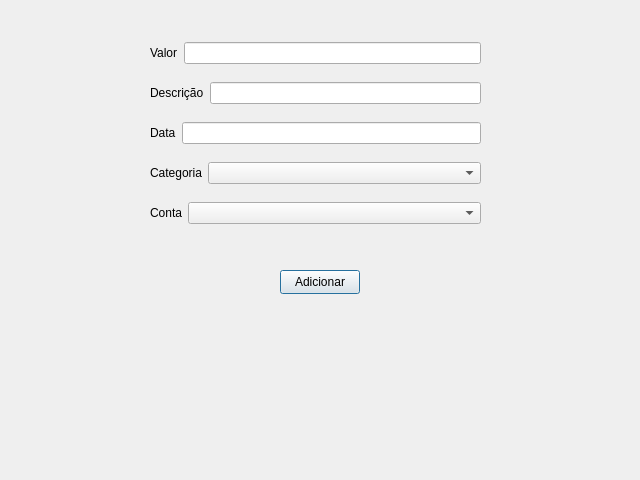
<?xml version="1.0" encoding="UTF-8"?>
<ui version="4.0">
 <class>ReceitaJanela</class>
 <widget class="QDialog" name="ReceitaJanela">
  <property name="geometry">
   <rect>
    <x>0</x>
    <y>0</y>
    <width>640</width>
    <height>480</height>
   </rect>
  </property>
  <property name="windowTitle">
   <string>Dialog</string>
  </property>
  <widget class="QPushButton" name="btn_adicionar">
   <property name="geometry">
    <rect>
     <x>280</x>
     <y>270</y>
     <width>80</width>
     <height>24</height>
    </rect>
   </property>
   <property name="text">
    <string>Adicionar</string>
   </property>
  </widget>
  <widget class="QWidget" name="">
   <property name="geometry">
    <rect>
     <x>150</x>
     <y>30</y>
     <width>331</width>
     <height>211</height>
    </rect>
   </property>
   <layout class="QVBoxLayout" name="verticalLayout">
    <item>
     <layout class="QHBoxLayout" name="horizontalLayout_4">
      <item>
       <widget class="QLabel" name="label">
        <property name="text">
         <string>Valor</string>
        </property>
       </widget>
      </item>
      <item>
       <widget class="QLineEdit" name="lineEdit_valor"/>
      </item>
     </layout>
    </item>
    <item>
     <layout class="QHBoxLayout" name="horizontalLayout_3">
      <item>
       <widget class="QLabel" name="label_2">
        <property name="text">
         <string>Descrição</string>
        </property>
       </widget>
      </item>
      <item>
       <widget class="QLineEdit" name="lineEdit_descricao"/>
      </item>
     </layout>
    </item>
    <item>
     <layout class="QHBoxLayout" name="horizontalLayout_2">
      <item>
       <widget class="QLabel" name="label_3">
        <property name="text">
         <string>Data</string>
        </property>
       </widget>
      </item>
      <item>
       <widget class="QLineEdit" name="lineEdit_data"/>
      </item>
     </layout>
    </item>
    <item>
     <layout class="QHBoxLayout" name="horizontalLayout">
      <item>
       <layout class="QHBoxLayout" name="horizontalLayout_5">
        <item>
         <widget class="QLabel" name="label_4">
          <property name="sizePolicy">
           <sizepolicy hsizetype="Fixed" vsizetype="Fixed">
            <horstretch>0</horstretch>
            <verstretch>0</verstretch>
           </sizepolicy>
          </property>
          <property name="text">
           <string>Categoria</string>
          </property>
         </widget>
        </item>
        <item>
         <widget class="QComboBox" name="comboBox_categoria"/>
        </item>
       </layout>
      </item>
     </layout>
    </item>
    <item>
     <layout class="QHBoxLayout" name="horizontalLayout_6">
      <item>
       <widget class="QLabel" name="label_5">
        <property name="sizePolicy">
         <sizepolicy hsizetype="Fixed" vsizetype="Fixed">
          <horstretch>0</horstretch>
          <verstretch>0</verstretch>
         </sizepolicy>
        </property>
        <property name="text">
         <string>Conta</string>
        </property>
       </widget>
      </item>
      <item>
       <widget class="QComboBox" name="comboBox_conta">
        <property name="sizePolicy">
         <sizepolicy hsizetype="Preferred" vsizetype="Fixed">
          <horstretch>0</horstretch>
          <verstretch>0</verstretch>
         </sizepolicy>
        </property>
       </widget>
      </item>
     </layout>
    </item>
   </layout>
  </widget>
 </widget>
 <resources/>
 <connections/>
</ui>
